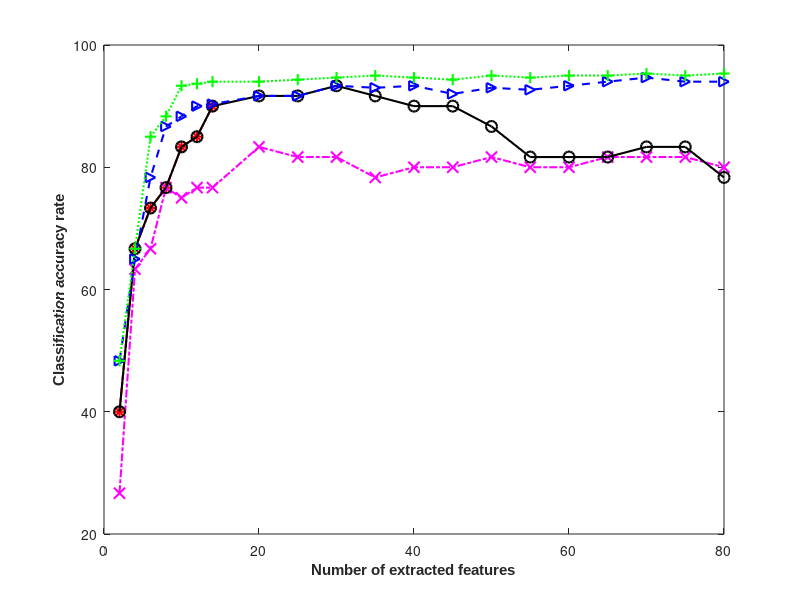

MATLAB code to generate this figure: (Note: this script raises an error after producing the figure.)
clear;
clc;
x1=[2,4,6,8,10,12,14]
x2=[2,4,6,8,10,12,14,20,25,30,35,40,45,50,55,60,65,70,75,80];


y1=[40,66.67,73.33,76.67,83.33,85,90];
y2=[26.67,63.33,66.67,76.67,75,76.67,76.67,83.33,81.67,81.67,78.33,80,80,81.67,80,80, 81.67,81.67,81.67,80]

%y20=[26.67,55,56.67,56.67,63.33,66.67,70,73.33,75,75,75,75,71.67,73.33,80,73.33,75,78.33]

y3=[40,66.67,73.33,76.67,83.33,85,90,91.67,91.67,93.33,91.67,90,90,86.67,81.67,81.67,81.67,83.33,83.33,78.33]

y4=[48.33,65,78.33,86.67,88.33,90,90.33,91.67,91.67,93.33,93,93.33,92,93,92.67,93.33,94,94.67,94,94]
y5=[48.33,66.67,85,88.33,93.33,93.67,94,94,94.33,94.67,95,94.67,94.33,95,94.67,95,95,95.33,95,95.33]
figure(1)
plot(x1,y1,'r*-.','LineWidth',1.5,'markersize',8);
hold on
plot(x2,y2,'mx-.','LineWidth',1.5,'markersize',8);
hold on
%plot(x2,y20,'cs--','LineWidth',1.5,'markersize',8);
hold on
plot(x2,y3,'ko-','LineWidth',1.5,'markersize',8);
hold on
plot(x2,y4,'b>--','LineWidth',1.5,'markersize',7);
hold on
plot(x2,y5,'g+:','LineWidth',1.5,'markersize',8);
% xlabel('Number of extracted features','FontName','Times New Roman');
% ylabel('Classification accuracy rate','FontName','Times New Roman');

xlabel('Number of extracted features','FontName','Arial','FontSize',11,'FontWeight','Bold');
ylabel('Classification accuracy rate','FontName','Arial','FontSize',11,'FontWeight','Bold');
legend('LDA','PCA','GLDA-TRA','BFE','LSBFE',0)
%set(gca, 'LineWidth', 1.5);
set(gca,'LineWidth', 1.5,'FontName','Arial','FontSize',10,'FontWeight','Bold')

export_fig Yale_re.eps -painters -transparent